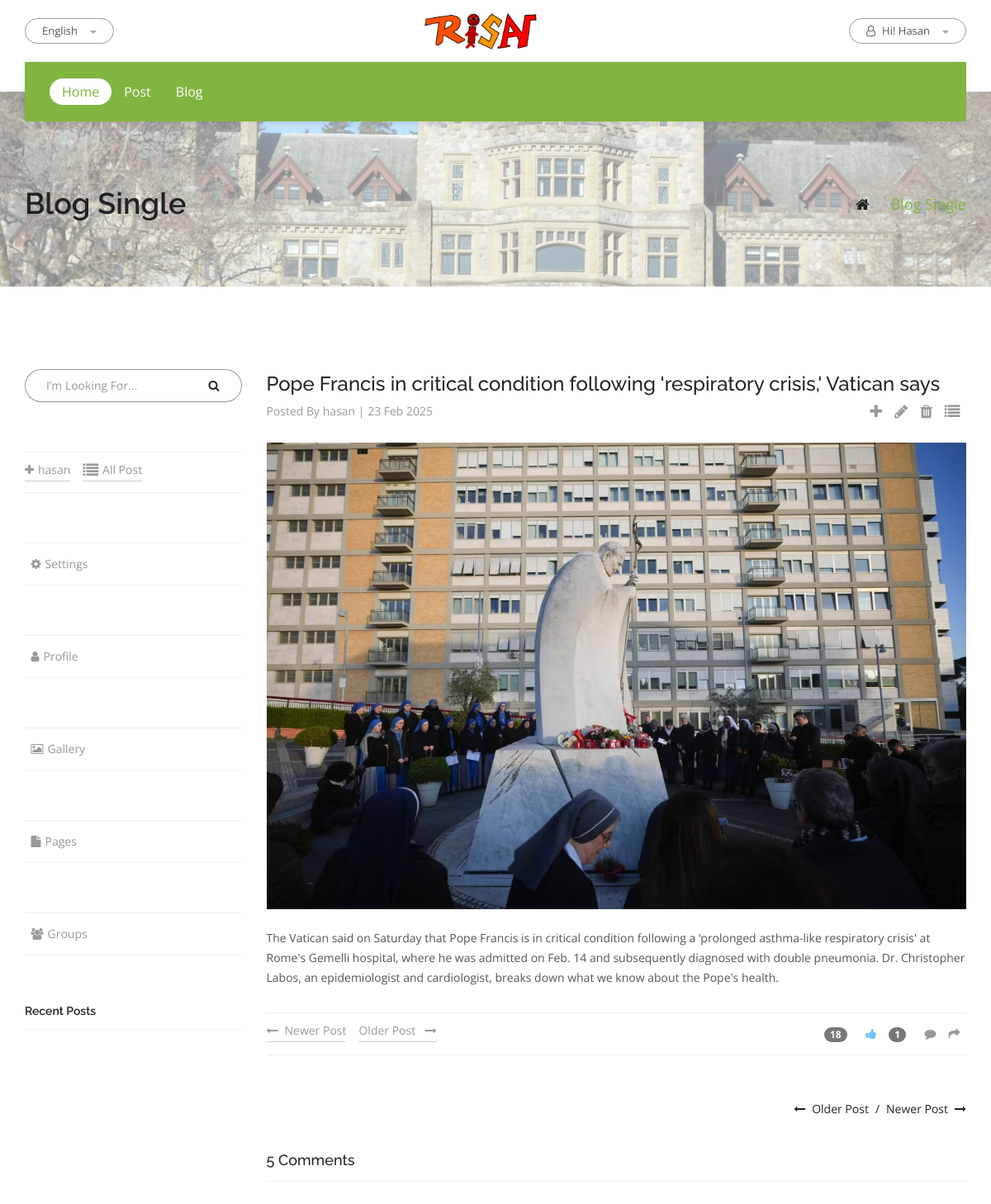
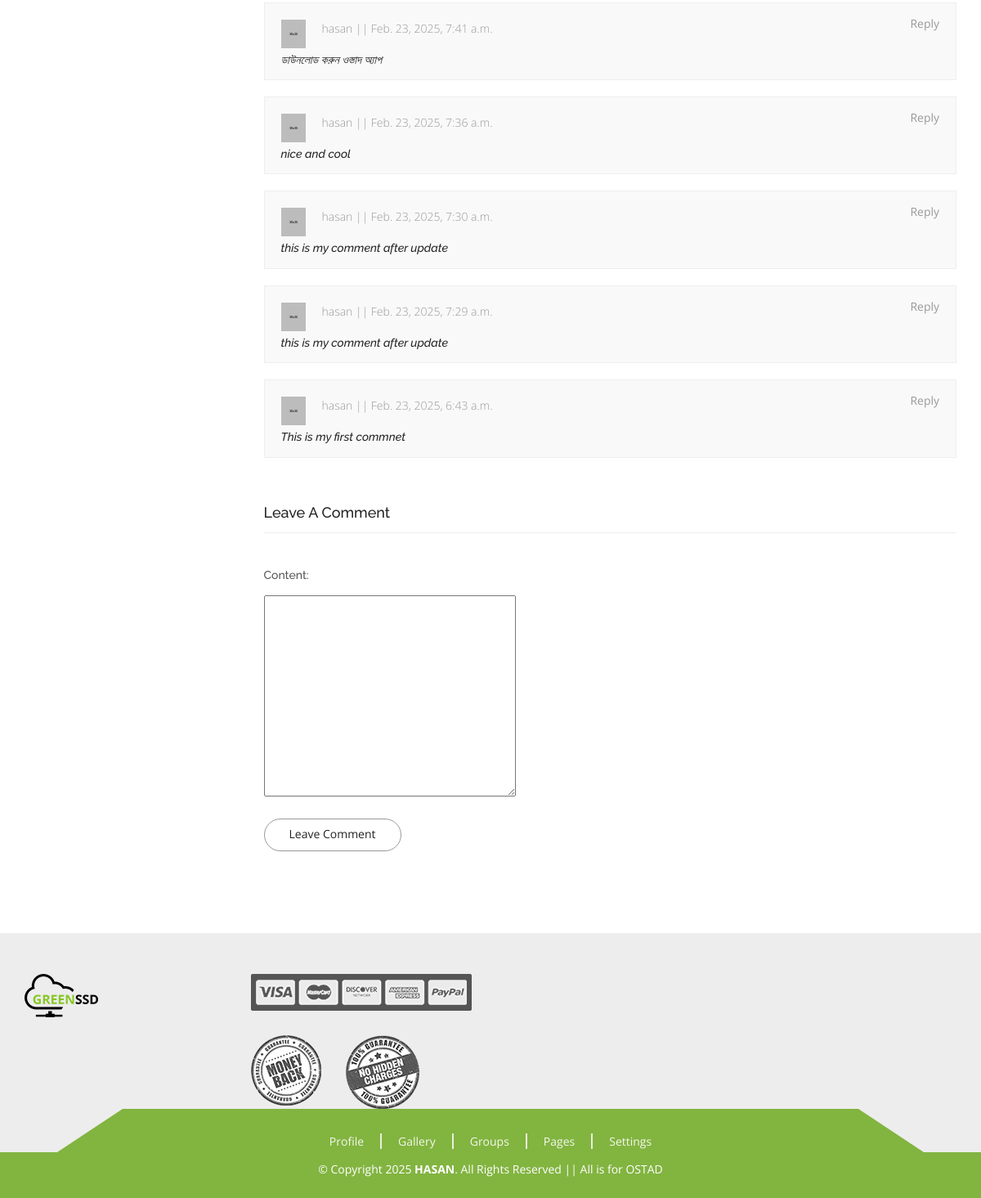
Screenshot of /gallerydetails/6 (signed in) with the database file from the repository (2 pictures, top to bottom).
### gallery/models.py (models this page shows, shortened)
class MediaFile(models.Model):
    title = models.CharField(max_length=200)
    description = models.TextField(null=True)
    file = models.FileField(upload_to='uploads/')
    created_at = models.DateTimeField(auto_now_add=True)
    updated_at = models.DateTimeField(auto_now=True)
    user = models.ForeignKey(User, on_delete=models.CASCADE, related_name='media_files')
    view_count = models.PositiveBigIntegerField(default=0)
    liked_users = models.ManyToManyField(User, related_name='liked_posts')
    class Meta:
        ordering = ['-created_at']

class Comment(models.Model):
    content = models.TextField()
    author = models.ForeignKey(User, on_delete=models.CASCADE)
    created_at = models.DateTimeField(auto_now_add=True)
    updated_at = models.DateTimeField(auto_now=True)
    post = models.ForeignKey(MediaFile, on_delete=models.CASCADE)

### gallery/views.py (the view, shortened to what this page needs)
# urls.py: path('gallerydetails/<int:id>', views.gallerydetails, name='gallerydetails'),
@login_required
def gallerydetails(request, id):
    post = get_object_or_404(MediaFile, id=id)
    comment_form = CommentForm()
    comments = post.comment_set.all().order_by('-created_at')
    is_liked = False
    if post.liked_users.filter(id=request.user.id):
        is_liked = True
    else:
        is_liked = False
    like_count = post.liked_users.count()
    comment_count = comments.count()
    post.view_count += 1
    post.save()
    return render(request, 'gallery/post-details.html', {'post':post, 'comments':comments, 'comment_count':comment_count, 'comment_form':comment_form, 'is_liked':is_liked, 'like_count':like_count})

### gallery/templates/gallery/post-details.html (shortened to what this page needs)
{% extends 'base.html' %}
{% block content %}
{% load static %}
<div id="pageHeader" class="pd--80-0" data-bg-img="{% static 'img/bg.jpg' %}">
    <div class="container">
        <div class="page-header--title pull-left">
            <h1 class="h1">Blog Single</h1>
        </div>
        <div class="page-header--breadcrumb pull-right">
            <ul class="breadcrumb">
                <li><a href="{% url 'home' %}"><i class="fa fa-home"></i></a></li>
                <li class="active">Blog Single</li>
            </ul>
        </div>
    </div>
</div>
<div id="blog" class="pd--100-0-40">
    <div class="container">
        <div class="row">
            {% include "gallery/sidebar-gallery.html" %}
            <div class="page--content col-md-9">
                <div class="post--item">
                    <div class="post--header">
                        <h2 class="post--title">{{post.title}}</h2>
                        <div class="post--meta">
                            <span>Posted By <a href="#">{{post.user}} | {{post.created_at|date:"d M Y"}}</a></span>
                            <div class="social--widget pull-right">
                                <ul>
                                    <li><a href="{% url 'createpost' %}"><i class="fa fa-plus fa-lg"></i></a></li>
                                    {% if user == post.user %}
                                    <li><a href="{% url 'updatepost' post.id %}"><i class="fa fa-pencil fa-lg"></i></a></li>
                                    <li><a href="{% url 'deletepost' post.id %}"><i class="fa fa-trash fa-lg"></i></a></li>
                                    {% endif %}
                                    <li><a href="{% url 'blog' %}"><i class="fa fa-list fa-lg"></i></a></li>
                                  </ul>
                            </div>
                        </div>
                    </div>
                    <div class="post--img">
                        <img src="{{ post.file.url }}" alt="" data-rjs="2">
                    </div>
                    <div class="post--content">
                        <p>{{post.description}}</p>
                    </div>
                    <div class="post--footer clearfix">
                        <div class="tags--widget pull-left">
                            <ul>
                                <li class="previous"><a href="#"><i class="fa fm fa-long-arrow-left"></i>Newer Post</a></li>
                                <li class="next"><a href="#">Older Post <i class="fa flm fa-long-arrow-right"></i></a></li>
                            </ul>
                        </div>
                        <div class="social--widget pull-right">
                            <ul>
                                <li><a href="#"><span class="badge text-bg-primary">{{ post.view_count }}</span></i></a></li>
                                {% if is_liked %}
                                <li><a href="{% url 'like_post' post.id %}"><i class="fa fa-thumbs-up" style="color: #74C0FC;"></i></a></li>
                                {% else %}
                                <li><a href="{% url 'like_post' post.id %}"><i class="fa fa-thumbs-up"></i></a></li>
                                {% endif %}
                                <li><a href="#"><span class="badge text-bg-primary">{{ like_count }}</span></i></a></li>
                                <li><a href="#"><i class="fa fa-comment"></i></a></li>
                                <li><a href="#"><i class="fa fa-share"></i></a></li>
                            </ul>
                        </div>
                    </div>
                </div>
                <ul class="pager pager-mt">
                    <li class="next"><a href="#">Newer Post<i class="fa flm fa-long-arrow-right"></i></a></li>
                    <li class="previous"><a href="#"><i class="fa fm fa-long-arrow-left"></i>Older Post</a></li>
                </ul>
                <div class="comment--items" id="comment">
                    <h3 class="page--content-title h4">{{comment_count}} Comments</h3>
                    <ul>
                        {% for comment in comments  %}
                        <li>
                            <div class="comment--item">
                                <div class="comment--meta clearfix">
                                    <div class="comment--meta-img">
                                        <img src="{% static 'img/blog-img/commenter-01.jpg' %}" alt="" data-rjs="2">
                                    </div>
                                    <div class="comment--meta-info">
                                        <p class="">{{comment.author}} || {{comment.created_at}}</p>
                                    </div>
                                    <div class="comment--meta-reply">
                                        <a href="#commentform">Reply</a>
                                    </div>
                                </div>
                                <div class="comment--content">
                                    <p class="name h5">{{comment.content}}</p>
                                </div>
                            </div>
                        </li>
                        {% endfor %}
                    </ul>
                </div>
                <div class="comment--form" id="commentform">
                    <h3 class="page--content-title h4">Leave A Comment</h3>
                     {% if user.is_authenticated %}
                    <form method="POST">
                        <div class="form-group">
                            {{ comment_form}}
                        </div>
                        <footer class="clearfix">
                            <button type="submit" class="btn btn-default">Leave Comment</button>
                        </footer>
                    </form>
                    {% else %}
                    <p>You must be logged in to Comment..</p>
                    {% endif %}
                </div>
            </div>
        </div>
    </div>
</div>
{% endblock %}

### templates/base.html (shortened to what this page needs)
{% load static %}
<!DOCTYPE html>
<html lang="en">
  <head>
    <link href="{% static 'css/font-awesome.min.css' %}" rel="stylesheet" />
    <link href="{% static 'css/bootstrap.min.css' %}" rel="stylesheet" />
    <link href="{% static 'css/fakeLoader.min.css' %}" rel="stylesheet" />
    <link href="{% static 'css/owl.carousel.min.css' %}" rel="stylesheet" />
    <link href="{% static 'css/magnific-popup.css' %}" rel="stylesheet" />
    <link href="{% static 'css/style.css' %}" rel="stylesheet" />
    <link href="{% static 'css/responsive-style.css' %}" rel="stylesheet" />
    <link href="css/colors/theme-color-1.css" rel="stylesheet" id="changeColorScheme" />
    <link href="{% static 'css/custom.css' %}" rel="stylesheet" />
  </head>
  <body>
    <div class="wrapper">
      <header id="header">
        <div class="header--topbar">
          <div class="container">
            <div class="pull-left clearfix">
              <div class="vc--parent">
                <div class="vc--child">
                  <div class="header--topbar-lang dropdown pull-left hidden-xxs">
                    <button type="button" class="btn btn-sm dropdown-toggle" data-toggle="dropdown">
                      English<span class="caret"></span>
                    </button>
                  </div>
                </div>
              </div>
            </div>
            <div class="header--topbar-logo">
              <a href="#"><img src="{% static 'images\trisanit-logo200x60.gif' %}" width="150px" alt=""
                  data-rjs="2" /></a>
            </div>
            <div class="pull-right">
              <div class="vc--parent">
                <div class="vc--child">
                  <div class="header--topbar-info pull-left">
                    <ul class="nav">
                      {% if request.user.is_active %}
                      <div class="header--topbar-lang dropdown pull-left hidden-xxs">
                        <button type="button" class="btn btn-sm dropdown-toggle" data-toggle="dropdown">
                          <i class="fa fm fa-user-o"></i>Hi! {{user.first_name}}<span class="caret"></span>
                        </button>
                      </div>
                      {% else %}
                      <li><a href="{% url 'login' %}" class="btn btn-sm btn-default active"><i class="fa fm fa-user-o"></i>Login/Registration</a></li>
                      {% endif %}
                    </ul>
                  </div>
                </div>
              </div>
            </div>
          </div>
        </div>
        <div data-sticky="true">
          <nav class="header--navbar-wrapper">
            <div class="container">
              <div class="header--navbar navbar bg--color-theme">
                <div id="headerNav" class="header--nav navbar-collapse collapse">
                  <ul class="header--nav-links nav navbar-nav">
                    <li class="active"><a href="{% url 'gallery' %}">Home</a></li>
                    <li><a href="{% url 'gallery' %}">Post</a></li>
                    <li class="dropdown">
                    <li><a href="{% url 'blog' %}">Blog</a></li>
                    </li>
                  </ul>
                </div>
              </div>
            </div>
          </nav>
        </div>
      </header>
      {% block content %} {% endblock %}
      <div id="footer" class="pd--50-0-0 bg--color-lightgray">
        <div class="footer--widgets">
          <div class="container">
            <div class="row AdjustRow">
              <div class="footer--widget col-md-3 col-sm-6">
                <div class="footer--title">
                  <div class="logo">
                    <img src="img/footer-logo.png" alt="" data-rjs="2" />
                  </div>
                </div>
              </div>
                <div class="payment-info--widget">
                  <img src="img/footer-img/payment-methods.png" alt="" data-rjs="2" />
                  <ul>
                    <li>
                      <img src="img/footer-img/money-back-guarantee.png" alt="" data-rjs="2" />
                    </li>
                    <li>
                      <img src="img/footer-img/no-hidden-charges.png" alt="" data-rjs="2" />
                    </li>
                  </ul>
                </div>
              </div>
            </div>
          </div>
        </div>
        <div class="footer--menu">
          <div class="container-fluid bg--color-theme">
            <div class="footer--menu-wrapper">
              <ul>
                <li><a href="#">Profile</a></li>
                <li><a href="#">Gallery</a></li>
                <li><a href="#">Groups</a></li>
                <li><a href="#">Pages</a></li>
                <li><a href="#">Settings</a></li>
              </ul>
            </div>
          </div>
        </div>
        <div class="footer--copyright bg--color-theme">
          <div class="container">
            <p>
              &copy; Copyright 2025 <a href="#">HASAN</a>. All Rights
              Reserved || All is for OSTAD
            </p>
          </div>
        </div>
      </div>
  </body>
</html>

### gallery/templates/gallery/sidebar-gallery.html (shortened to what this page needs)
{% load static %}
<div class="page--sidebar col-md-3">
<div class="widget">
    <div class="search--widget" data-form-validation="true">
        <form action="#">
            <div class="input-group">
                <input type="text" name="search" class="form-control" placeholder="I’m Looking For..." required />
                <div class="input-group-addon">
                    <button type="submit"><i class="fa fa-search"></i></button>
                </div>
            </div>
        </form>
    </div>
</div>
    <div class="widget">
        <div class="post--footer clearfix">
            <div class="tags--widget pull-left">
                <ul>
                    <li><a href="{% url 'createpost' %}"><i class="fa fa-plus" style="margin-right:5px"></i>{{request.user}}</a></li>
                    <li><a href="{% url 'blog' %}"><i class="fa fa-list fa-lg" style="margin-right:5px"></i>All Post</a></li>
                </ul>
            </div>
        </div>
    </div>
    <div class="widget">
        <div class="post--footer clearfix">
            <div class="social--widget">
                <ul>
                    <li>
                        <a href="#"><i class="fa fa-gear" style="margin-right:5px"></i>Settings</a>
                    </li>
                </ul>
            </div>
        </div>
    </div>
    <div class="widget">
        <div class="post--footer clearfix">
            <div class="social--widget">
                <ul>
                    <li>
                        <a href="#"><i class="fa fa-user" style="margin-right:5px"></i>Profile</a>
                    </li>
                </ul>
            </div>
        </div>
    </div>
    <div class="widget">
        <div class="post--footer clearfix">
            <div class="social--widget">
                <ul>
                    <li>
                        <a href="#"><i class="fa fa-image" style="margin-right:5px"></i>Gallery</a>
                    </li>
                </ul>
            </div>
        </div>
    </div>
    <div class="widget">
        <div class="post--footer clearfix">
            <div class="social--widget">
                <ul>
                    <li>
                        <a href="#"><i class="fa fa-file" style="margin-right:5px"></i>Pages</a>
                    </li>
                </ul>
            </div>
        </div>
    </div>
    <div class="widget">
        <div class="post--footer clearfix">
            <div class="social--widget">
                <ul>
                    <li>
                        <a href="#"><i class="fa fa-users" style="margin-right:5px"></i>Groups</a>
                    </li>
                </ul>
            </div>
        </div>
    </div>
    <div class="widget">
        <h2 class="widget--title h5">Recent Posts</h2>
    </div>
</div>

### rows the page displays
MediaFile: title "Pope Francis in critical condition following 'respiratory crisis,' Vatican says", user "hasan", created_at "23 Feb 2025", file (picture), description "The Vatican said on Saturday that Pope Francis is in critical condition following a ‘prolonged asthma-like respiratory crisis' at Rome's Gemelli hospital, where he was admitted on Feb. 14 and subsequently diagnosed with double pneumonia. Dr. Christopher Labos, an epidemiologist and cardiologist, breaks down what we know about the Pope's health.", view_count "18"
Comment: author "hasan", created_at "Feb. 23, 2025, 7:41 a.m.", content "ডাউনলোড করুন ওস্তাদ অ্যাপ"
Comment: author "hasan", created_at "Feb. 23, 2025, 7:36 a.m.", content "nice and cool"
Comment: author "hasan", created_at "Feb. 23, 2025, 7:30 a.m.", content "this is my comment after update"
Comment: author "hasan", created_at "Feb. 23, 2025, 7:29 a.m.", content "this is my comment after update"
Comment: author "hasan", created_at "Feb. 23, 2025, 6:43 a.m.", content "This is my first commnet"

### other values shown
{{ user.first_name }} "Hasan"
{{ request.user }} "hasan"
{{ like_count }} "1"
{{ comment_count }} "5"
